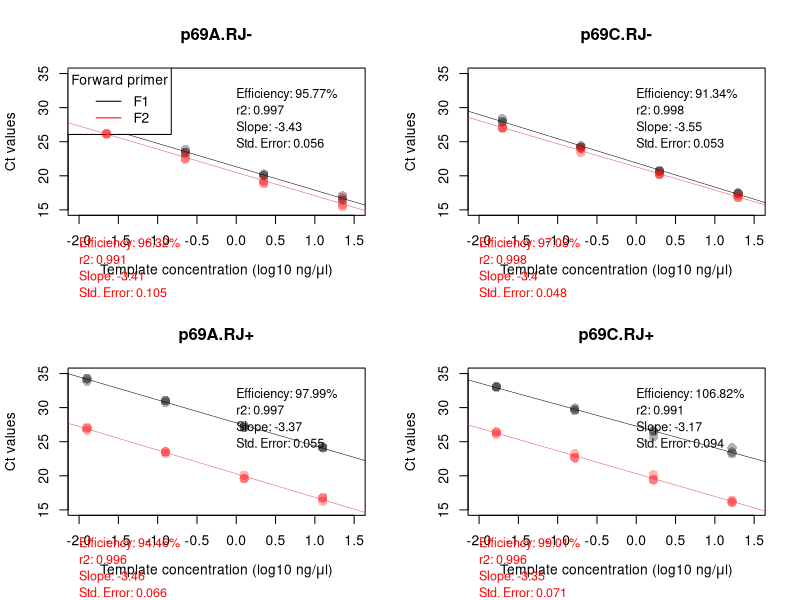

Reproduce this figure in R.
#!/usr/local/bin/Rscript
### Analysis of amplification efficiency

### get directory info
root.path <- getwd()
work.path <- paste0(root.path, "/qPCR/201009/")
setwd(work.path)
### load data table
data <- read.csv('201009MV_rundata.csv', header = T)
### convert data table into a matrix for easy plotting
col <- 1
row <- 1
mat <- matrix(, ncol = 4, nrow = length(data[, 1]) / 3)
for (r in 1:length(data[, 1])) {
  mat[row, col] <- data[r, 3]
  if (row %% 32 == 0) {
    col <- col + 1
    row <- 1
  } else {
    row <- row + 1
  }
}
### add column with template concentration
mat[, 4] <- c(rep(c(22.45, 2.245, 0.2245, 0.02245,
                    12.6, 1.26, 0.126, 0.0126), 2),
              rep(c(19.75, 1.975, 0.1975, 0.01975,
                    16.55, 1.655, 0.1655, 0.01655), 2))
### reorder matrix for plotting
fin <- rbind(mat[1:4,], mat[9:12,],
            mat[5:8,], mat[13:16,],
            mat[17:20,], mat[25:28,],
            mat[21:24,], mat[29:32,])
### save info for main in plotting
m <- c("p69A.RJ-", "p69A.RJ+", "p69C.RJ-", "p69C.RJ+")
setwd(root.path)
### plotting
pdf(file = "FigureA2.pdf", width = 8, height = 8)
par(mfcol = c(2,2))

n <- 1
for (j in 0:((length(fin[, 1]) - 4) / 4)) {
  i <- j * 4 + 1
  y <- c(fin[i:(i + 3), 1], fin[i:(i + 3), 2], fin[i:(i + 3), 3])
  x <- c(log10(fin[i:(i + 3), 4]), log10(fin[i:(i + 3), 4]), log10(fin[i:(i + 3), 4]))
  fit <- lm(y~x)
  r2fit <- summary(fit)$r.squared
  slp <- coefficients(fit)[[2]]
  stder <- sqrt(diag(vcov(fit)))
  eff <- (-1 + 10^(-1 / slp)) * 100

  if ((j + 1) %% 2 != 0) {
    plot(x = log10(fin[i:(i + 3), 4]), y = fin[i:(i + 3), 1], cex = 1.5,
          pch = 16, col = rgb(0, 0, 0, 0.3), main = m[n],
          xlab = expression(paste("Template concentration (log10 ng/", mu, "l)")), ylab = "Ct values",
          xlim = c(-2, 1.5), ylim = c(15, 35))
    points(x = log10(fin[i:(i + 3), 4]), y = fin[i:(i + 3), 2], pch = 16, col = rgb(0, 0, 0, 0.3), cex = 1.5)
    points(x = log10(fin[i:(i + 3), 4]), y = fin[i:(i + 3), 3], pch = 16, col = rgb(0, 0, 0, 0.3), cex = 1.5)
    abline(fit, col = 1, lwd=0.5)
    mtext(paste0("Efficiency: ", round(eff, digits = 2), "%"), side = 3, line = -2, at = 0, adj = 0, cex = 0.75)
    mtext(paste0("r2: ", round(r2fit, digits = 3)), side = 3, line = -3, at = 0, adj = 0, cex = 0.75)
    mtext(paste0("Slope: ", round(slp, digits = 2)), side = 3, line = -4, at = 0, adj = 0, cex = 0.75)
    mtext(paste0("Std. Error: ", round(stder[2], digits = 3)), side = 3, line = -5, at = 0, adj = 0, cex = 0.75)
    if (n == 1) {
      legend("topleft", legend = c("F1", "F2"),
              lty = 1, col = c("black", "red"),
              title = "Forward primer")
    }
    n <- n + 1
  } else {
    points(x = log10(fin[i:(i + 3), 4]), y = fin[i:(i + 3), 1], cex = 1.5,
          pch = 16, col = rgb(1, 0, 0, 0.3))
    points(x = log10(fin[i:(i + 3), 4]), y = fin[i:(i + 3), 2], pch = 16, col = rgb(1, 0, 0, 0.3), cex = 1.5)
    points(x = log10(fin[i:(i + 3), 4]), y = fin[i:(i + 3), 3], pch = 16, col = rgb(1, 0, 0, 0.3), cex = 1.5)
    abline(fit, col = 2, lwd=0.5)
    mtext(paste0("Efficiency: ", round(eff, digits = 2), "%"),
          side = 3, line = -11, at = -2, adj = 0, cex = 0.75, col = "red")
    mtext(paste0("r2: ", round(r2fit, digits = 3)),
          side = 3, line = -12, at = -2, adj = 0, cex = 0.75, col = "red")
    mtext(paste0("Slope: ", round(slp, digits = 2)),
          side = 3, line = -13, at = -2, adj = 0, cex = 0.75, col = "red")
    mtext(paste0("Std. Error: ", round(stder[2], digits = 3)),
          side = 3, line = -14, at = -2, adj = 0, cex = 0.75, col = "red")
  }
}

dev.off()
